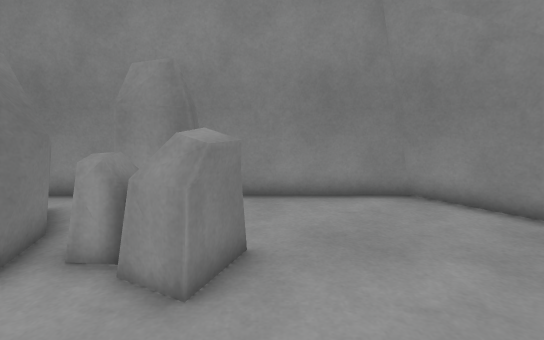
view 1 (above)

13 first-person views from a walk through a Unity game level. The camera is 1.2 m above the floor, tilts 10° down and sees 80° across. The floor is counted in squares, 0.5 m on a side. Each view is taken from the middle of a square. On the plan, view 1 faces up. The plan holds only what a view shows up to about 20 squares ahead; the rest is blank. The place goes on beyond the plan.

view 2
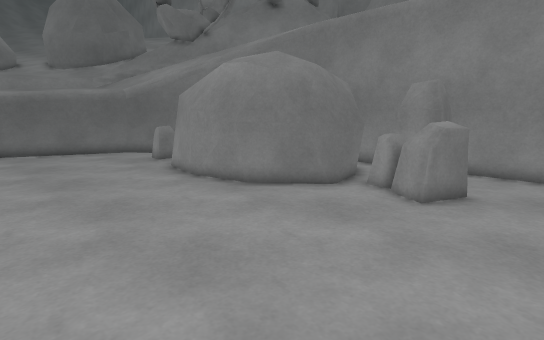

view 3
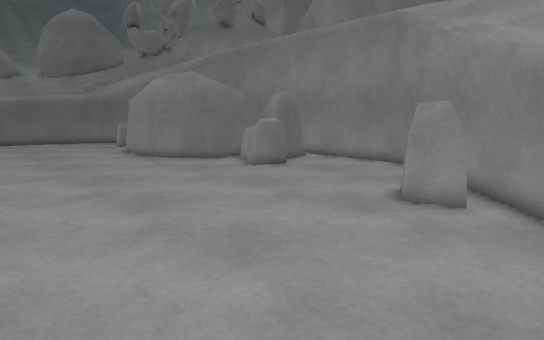

view 4
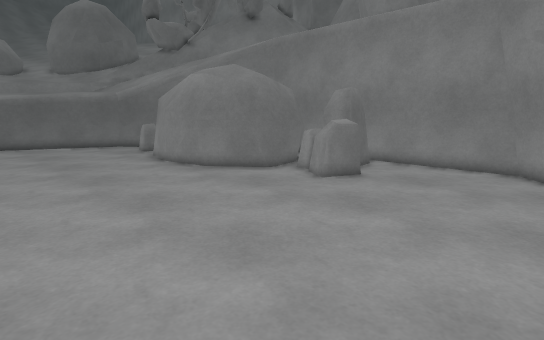

view 5
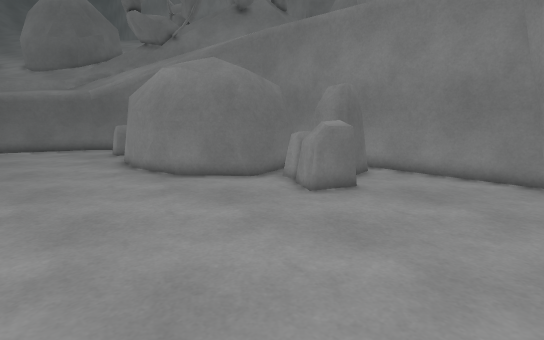

view 6
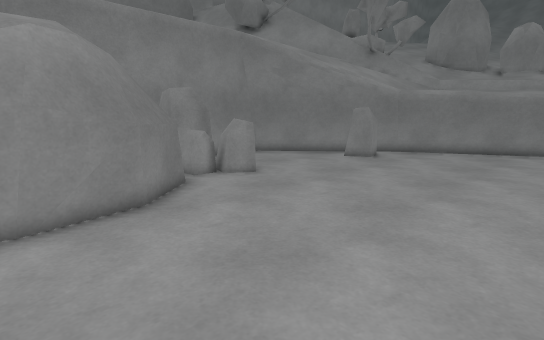

view 7
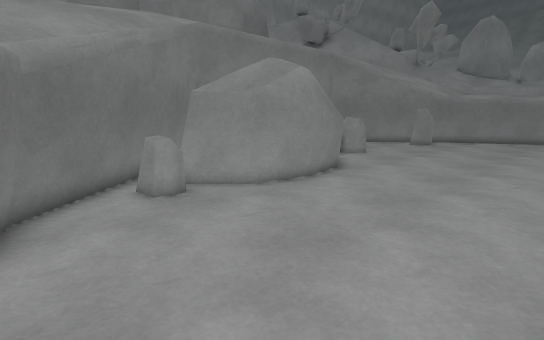

view 8
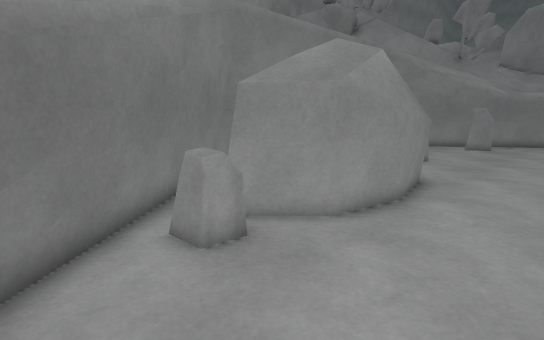

view 9
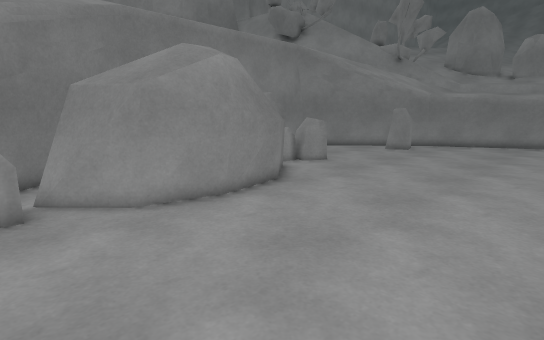

view 10
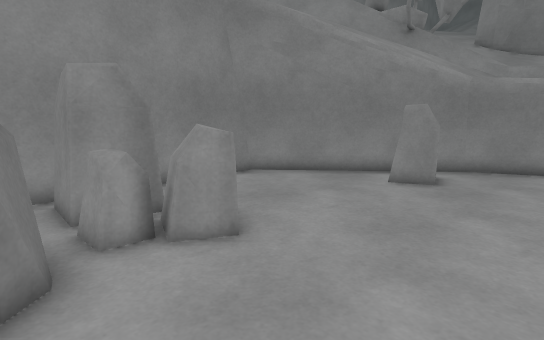

view 11
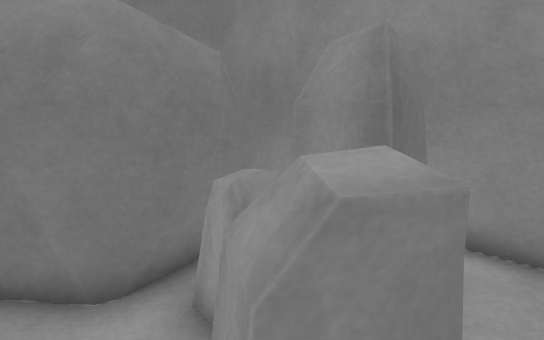

view 12
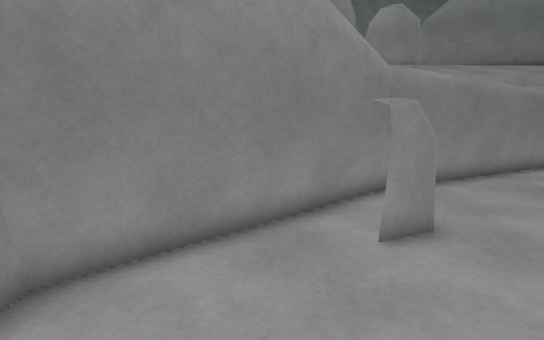

view 13
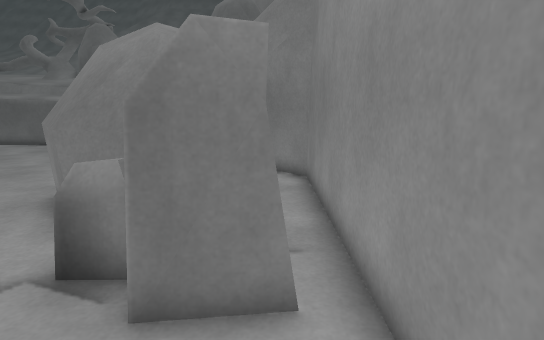

### Floor plan
Key: @ floor where view 1 was taken; # wall or solid block; . floor; = window, fence, low wall or low ledge; ^ raised ledge; T thing the floor can be seen under or through.
Columns run from 21 left of view 1 to 14 right of it. Each row starts with its distance up from view 1.
  9           ################.
  8          ##....TT.##.....##
  7         ##     ##.##=.....##
  6        ##      ###=#.......##
  5    ..#####^    ###==#=......##....
  4    .###=##^    ##=.==......####....
  3   .##.===#^^ ####..........#####...
  2   ^^.....#######.............. ^
  1   ^#...........................^^
  0  .^..................@......... ^
 -1  ^^.............................^^
 -2 .^ .............................#^
 -3 ^^...............................^^
 -4   ...............................#^
 -5      ........................     ^^
 -6   .  .......................   .   ^

Positions as (right, up) in squares from view 1, and headings:
1: (0, 0), facing up
2: (2, -5), facing up-left
3: (10, -6), facing up-left
4: (6, -6), facing up-left
5: (5, -4), facing up-left
6: (-10, -6), facing up-right
7: (-19, -6), facing up-right
8: (-18, -2), facing up-right
9: (-15, -6), facing up-right
10: (-5, -1), facing up-right
11: (0, 3), facing up-left
12: (0, 6), facing right
13: (2, 8), facing left
